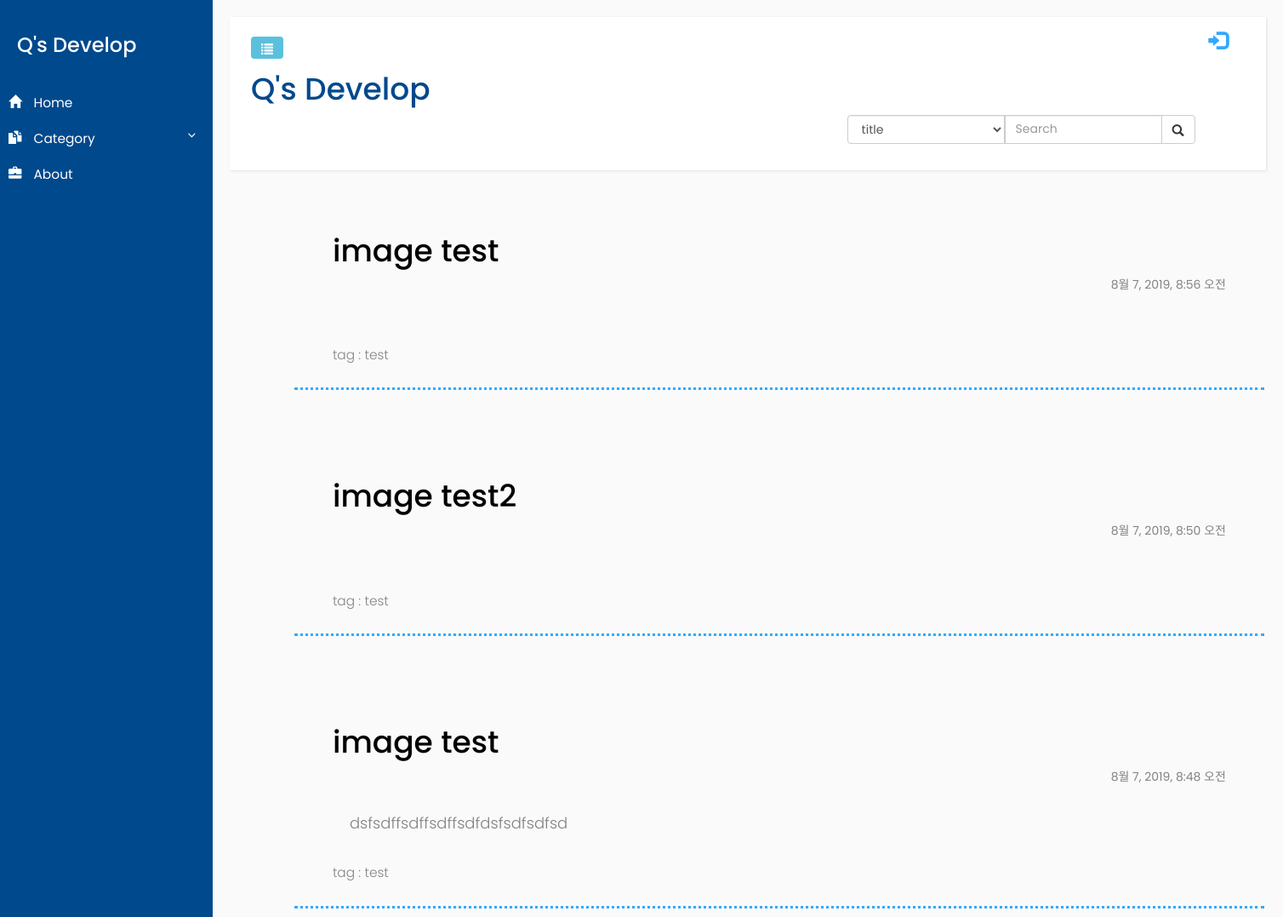
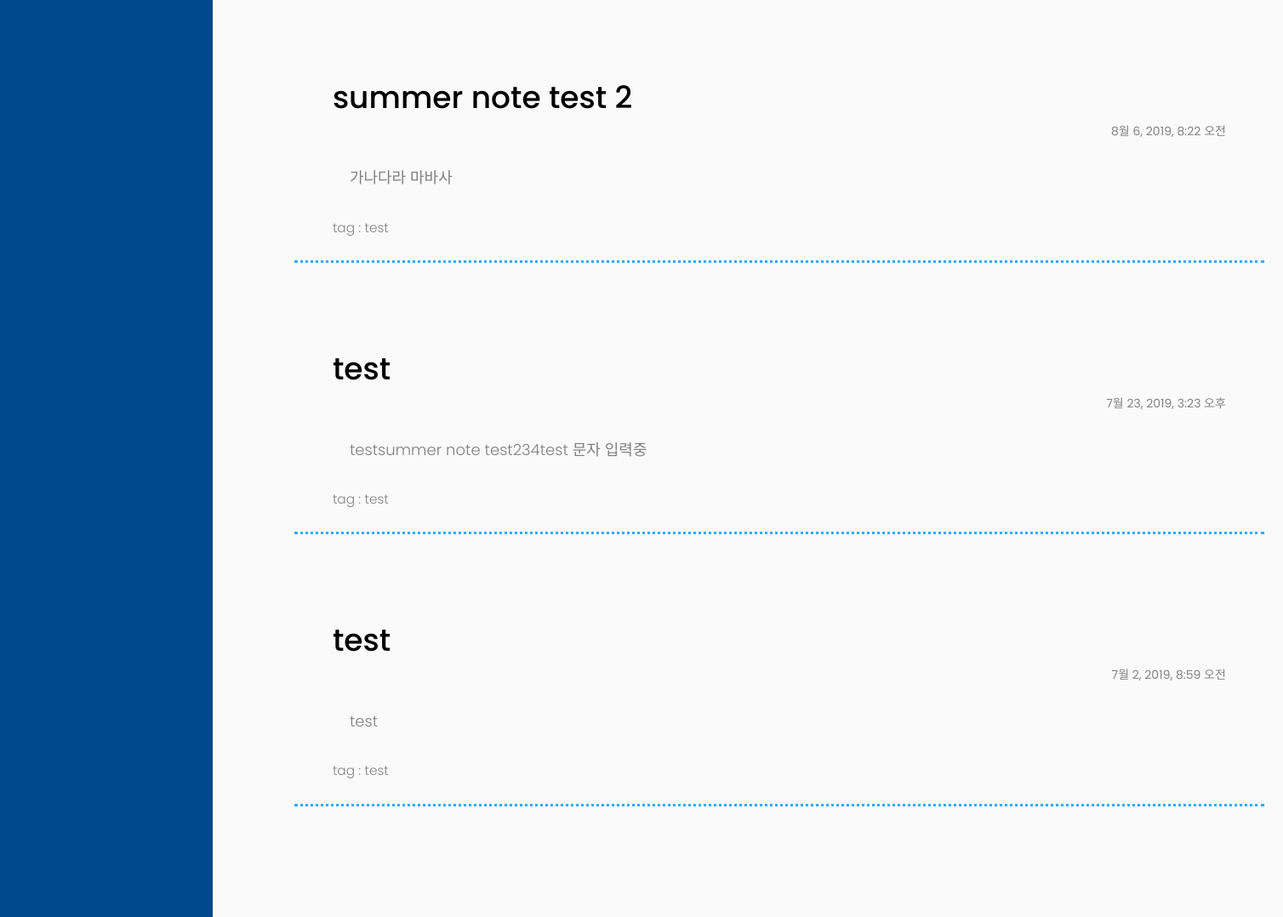
/test, run on the app's committed database (2 pictures, top to bottom).
### blog/models.py (models this page shows, shortened)
class Post(models.Model):
    author = models.ForeignKey('auth.User',on_delete=models.CASCADE,)
    title = models.CharField(max_length=200)
    text = models.TextField()
    image = models.FileField(null=True, upload_to='uploaded_img')
    category = models.CharField(max_length=200)
    created_date = models.DateTimeField(default = timezone.now)
    published_date = models.DateTimeField(blank = True, null=True)

### blog/views.py (the view)
# urls.py: path('<str:category>', views.post_category_list, name='post_category_list'),
def post_category_list(request, category):
    posts_for_category = Post.objects.values('category').order_by('-published_date')
    tmp_posts_for_category = posts_for_category.values('category')
    category_lst = pd.unique(pd.DataFrame.from_records(tmp_posts_for_category)['category'])
    posts = Post.objects.filter(category = category, published_date__lte = timezone.now()).order_by('-published_date')
    return render(request, 'blog/post_list.html',{
        'posts':posts,
        'posts_for_category':category_lst,
    })

### blog/templates/blog/post_list.html (shortened to what this page needs)
{% extends "blog/base.html" %}
{% load static %}
{% load comm_ui %}
{% block content%}
<link rel="stylesheet" href="{% static 'blog/css/blog_list.css'%}">
    {% for post in posts %}
        <div class ="post card-body px-lg-5 pt-0">
            <a class="post_link" href="{% url 'blog:post_detail' pk=post.pk %}">
                <div><h1>{{ post.title }}</h1> <span id='date'>{{post.published_date}}</span></div>
                <p id='contents'>{{post.text|striptags}}</p>
                <p id='category' >tag : {{post.category}}</p>
            </a>
        </div>
    {% endfor%}
    <div class="lst_paging">
        <nav>
        </nav>
    </div>
{% endblock %}

### blog/static/blog/css/blog_frame.css (style rules this page uses)
body { font-family: 'Poppins', sans-serif; background: #fafafa; }
p { font-family: 'Poppins', sans-serif; font-size: 1.1em; font-weight: 300; line-height: 1.7em; color: #999; }
a, a:hover, a:focus { color: inherit; text-decoration: none; transition: all 0.3s; }
i, span { display: inline-block; }

### blog/static/blog/css/blog_list.css (style rules this page uses)
.post { position: relative; margin-bottom: 70px; padding:15px; border-color: #32AAFF; border-bottom-style: dotted; }
.post a div { display: inline-block; width: 100%; padding-bottom: 30px; }
.post #date { color: #828282; float: right; padding-right: 30px; }
.post h1 { color: #000000; padding-left: 30px; }
.post #contents { text-align: left; padding-bottom: 20px; padding-left: 50px; color: #808080; font-size: large; }
.post #category { color: #838383; padding-left: 30px; }
.lst_paging { text-align: center; }

### data on the page
Post: title "image test", published_date "8월 7, 2019, 8:56 오전", category "test"
Post: title "image test2", published_date "8월 7, 2019, 8:50 오전", category "test"
Post: title "image test", published_date "8월 7, 2019, 8:48 오전", text "dsfsdffsdffsdffsdfdsfsdfsdfsd", category "test"
Post: title "summer note test 2", published_date "8월 6, 2019, 8:22 오전", text "가나다라 마바사", category "test"
Post: title "test", published_date "7월 23, 2019, 3:23 오후", text "testsummer note test234test 문자 입력중", category "test"
Post: title "test", published_date "7월 2, 2019, 8:59 오전", text "test", category "test"
